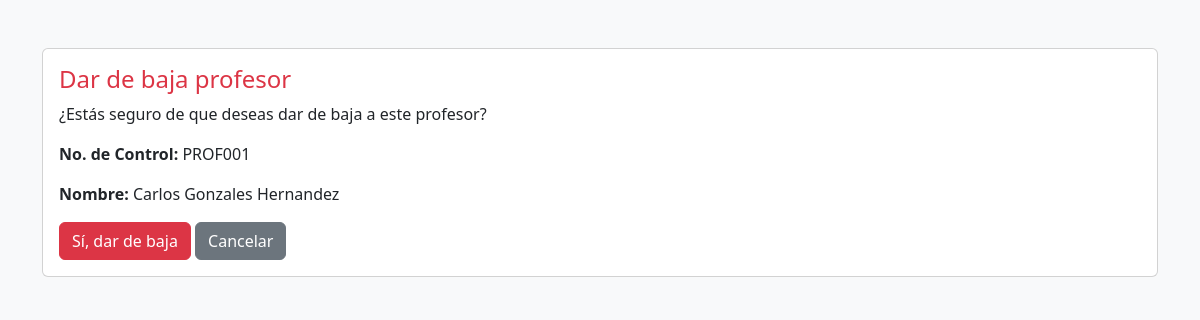
The page /baja/baja_profesor.php?nocontrol=PROF001 on the database its author committed.
### tables this page shows
CREATE TABLE `profesores` (
  `nocontrol_prof` varchar(15) DEFAULT NULL,
  `nombre_prof` varchar(15) DEFAULT NULL,
  `apaterno_prof` varchar(15) DEFAULT NULL,
  `amaterno_prof` varchar(15) DEFAULT NULL,
  `dom_prof` varchar(80) DEFAULT NULL,
  `mail_prof` varchar(50) DEFAULT NULL,
  `tel_prof` varchar(35) DEFAULT NULL
);

### baja/baja_profesor.php (the view, shortened to what this page needs)
<?php
include("../conexion.php");
$nocontrol = $_GET["nocontrol"];
$sql = "SELECT nocontrol_prof, nombre_prof, apaterno_prof, amaterno_prof
        FROM profesores
        WHERE nocontrol_prof = '$nocontrol'";
$resultado = $conexion->query($sql);
$profesor = $resultado->fetch_assoc();
?>
<!DOCTYPE html>
<html lang="es">
<head>
    <link href="https://cdn.jsdelivr.net/npm/bootstrap@5.3.3/dist/css/bootstrap.min.css"
          rel="stylesheet">
</head>
<body class="bg-light">
<div class="container mt-5">
    <div class="card">
        <div class="card-body">
            <h4 class="text-danger">
                Dar de baja profesor
            </h4>
            <p>
                ¿Estás seguro de que deseas dar de baja a este profesor?
            </p>
            <p>
                <strong>No. de Control:</strong>
                <?php echo htmlspecialchars($profesor["nocontrol_prof"]); ?>
            </p>
            <p>
                <strong>Nombre:</strong>
                <?php echo htmlspecialchars($profesor["nombre_prof"]); ?>
                <?php echo htmlspecialchars($profesor["apaterno_prof"]); ?>
                <?php echo htmlspecialchars($profesor["amaterno_prof"]); ?>
            </p>
            <form action="confirmar_baja_profesor.php" method="POST">
                <button type="submit" class="btn btn-danger">
                    Sí, dar de baja
                </button>
                <a href="../catalogos/crud/crudprofesores.php"
                   class="btn btn-secondary">
                    Cancelar
                </a>
            </form>
        </div>
    </div>
</div>
</body>
</html>

### rows shown on the page
profesores: nocontrol_prof "PROF001", nombre_prof "Carlos", apaterno_prof "Gonzales", amaterno_prof "Hernandez"
